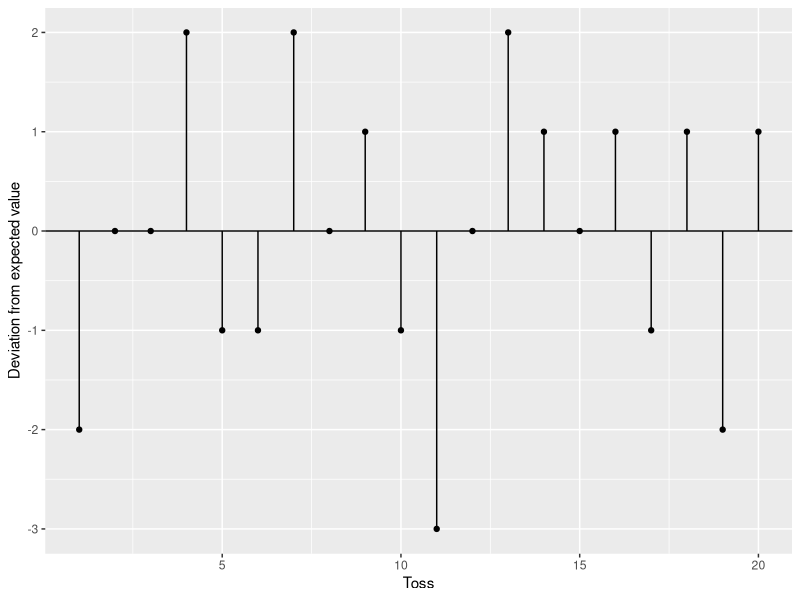

Write R code to recreate this figure. (Note: this script raises an error after producing the figure.)
library(ggplot2)
library(gganimate)

set.seed(12346)
N <- 20
n <- 10
p <- 0.8
EX <- n * p
yvals <- rbinom(N, n, p)
yvals <- yvals - EX
yvals2 <- yvals^2

xvals <- 1:N
dat <- data.frame(yvals, xvals)
### Static Image
p <- ggplot(dat) +
  geom_hline(yintercept = 0) +
  lims(x = c(1, N), y = c(min(yvals), max(yvals))) +
  labs(y = "Deviation from expected value", x = "Toss")


p <- p + suppressWarnings(
    geom_linerange(aes(x = xvals, y = NULL, ymin = 0, ymax = yvals, group = xvals))) +
    geom_point(aes(x = xvals, y = yvals, group = xvals))

p

### Animated Image
seq2 <- Vectorize(seq.default, vectorize.args = c("from", "to"))
steps <- seq2(from = yvals, to = yvals2, length.out = 10)
framevals <- sort(rep(1:20, times = 20))
xvalsn <- rep(xvals, times = 20)
steps <- as.vector(t(steps))

dat2 <- data.frame('xvals' = xvalsn, 'yvals' = steps, framevals)
p2 <- ggplot(dat2) +
  geom_hline(yintercept = 0) +
  lims(x = c(1, N), y = c(min(yvals), max(yvals2))) +
  labs(x = "Toss", y = "") +
  scale_y_continuous(breaks = c(-3:9))+
  theme_bw()

p2 <- p2 + suppressWarnings(
  geom_linerange(aes(x = xvals, y = NULL, ymin = 0, ymax = yvals, group = xvals, frame = framevals))) +
  suppressWarnings(geom_point(aes(x = xvals, y = yvals, group = xvals, frame = framevals)))

gganimate(p2 + ggtitle("Deviation to Squared Deviation from expected value"), "./sqrerror.gif", interval = 0.5, title = FALSE, verbose = FALSE, loop = FALSE)
